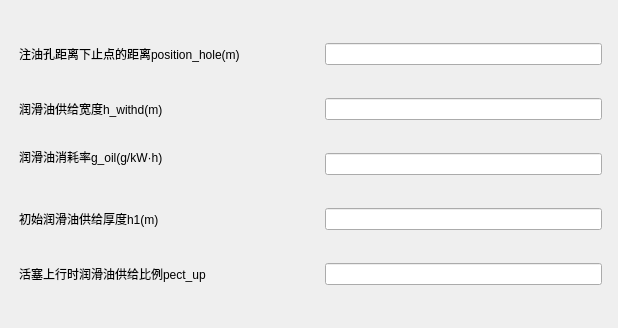
<?xml version="1.0" encoding="UTF-8"?>
<ui version="4.0">
 <class>Input_First_4_dialog_UI</class>
 <widget class="QWidget" name="Input_First_4_dialog_UI">
  <property name="geometry">
   <rect>
    <x>0</x>
    <y>0</y>
    <width>618</width>
    <height>328</height>
   </rect>
  </property>
  <property name="windowTitle">
   <string>Form</string>
  </property>
  <widget class="CardWidget" name="CardWidget_161">
   <property name="geometry">
    <rect>
     <x>10</x>
     <y>10</y>
     <width>601</width>
     <height>311</height>
    </rect>
   </property>
   <property name="minimumSize">
    <size>
     <width>0</width>
     <height>0</height>
    </size>
   </property>
   <layout class="QGridLayout" name="gridLayout_91">
    <item row="4" column="1">
     <widget class="SubtitleLabel" name="SubtitleLabel_674">
      <property name="minimumSize">
       <size>
        <width>300</width>
        <height>28</height>
       </size>
      </property>
      <property name="maximumSize">
       <size>
        <width>451</width>
        <height>28</height>
       </size>
      </property>
      <property name="text">
       <string>活塞上行时润滑油供给比例pect_up</string>
      </property>
     </widget>
    </item>
    <item row="0" column="1">
     <widget class="StrongBodyLabel" name="StrongBodyLabel_32">
      <property name="minimumSize">
       <size>
        <width>300</width>
        <height>28</height>
       </size>
      </property>
      <property name="maximumSize">
       <size>
        <width>451</width>
        <height>28</height>
       </size>
      </property>
      <property name="text">
       <string>注油孔距离下止点的距离position_hole(m)</string>
      </property>
     </widget>
    </item>
    <item row="2" column="1">
     <widget class="SubtitleLabel" name="SubtitleLabel_672">
      <property name="minimumSize">
       <size>
        <width>300</width>
        <height>28</height>
       </size>
      </property>
      <property name="maximumSize">
       <size>
        <width>451</width>
        <height>28</height>
       </size>
      </property>
      <property name="text">
       <string>润滑油消耗率g_oil(g/kW·h)
</string>
      </property>
     </widget>
    </item>
    <item row="3" column="1">
     <widget class="SubtitleLabel" name="SubtitleLabel_673">
      <property name="minimumSize">
       <size>
        <width>300</width>
        <height>28</height>
       </size>
      </property>
      <property name="maximumSize">
       <size>
        <width>451</width>
        <height>28</height>
       </size>
      </property>
      <property name="text">
       <string>初始润滑油供给厚度h1(m)</string>
      </property>
     </widget>
    </item>
    <item row="1" column="1">
     <widget class="SubtitleLabel" name="SubtitleLabel_671">
      <property name="minimumSize">
       <size>
        <width>300</width>
        <height>28</height>
       </size>
      </property>
      <property name="maximumSize">
       <size>
        <width>451</width>
        <height>28</height>
       </size>
      </property>
      <property name="text">
       <string>润滑油供给宽度h_withd(m)</string>
      </property>
     </widget>
    </item>
    <item row="0" column="2">
     <widget class="LineEdit" name="LineEdit"/>
    </item>
    <item row="1" column="2">
     <widget class="LineEdit" name="LineEdit_2"/>
    </item>
    <item row="2" column="2">
     <widget class="LineEdit" name="LineEdit_3"/>
    </item>
    <item row="3" column="2">
     <widget class="LineEdit" name="LineEdit_4"/>
    </item>
    <item row="4" column="2">
     <widget class="LineEdit" name="LineEdit_5"/>
    </item>
   </layout>
  </widget>
 </widget>
 <customwidgets>
  <customwidget>
   <class>CardWidget</class>
   <extends>QFrame</extends>
   <header>qfluentwidgets</header>
   <container>1</container>
  </customwidget>
  <customwidget>
   <class>StrongBodyLabel</class>
   <extends>QLabel</extends>
   <header>qfluentwidgets</header>
  </customwidget>
  <customwidget>
   <class>SubtitleLabel</class>
   <extends>QLabel</extends>
   <header>qfluentwidgets</header>
  </customwidget>
  <customwidget>
   <class>LineEdit</class>
   <extends>QLineEdit</extends>
   <header>qfluentwidgets</header>
  </customwidget>
 </customwidgets>
 <resources/>
 <connections/>
</ui>
